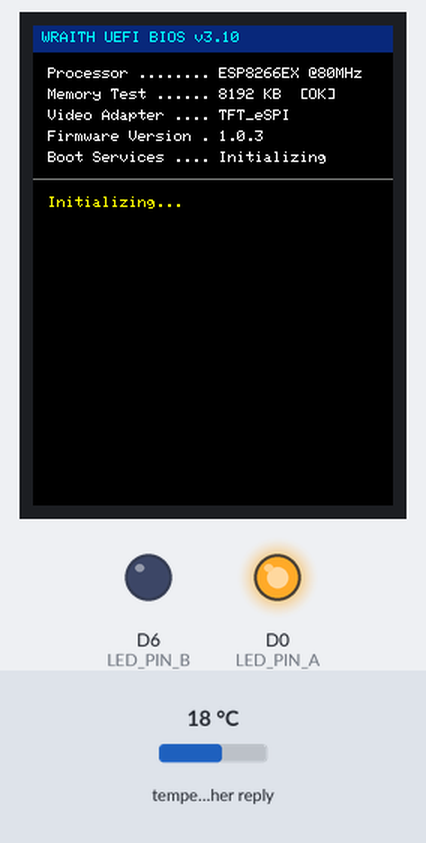
The sketch below on a simulated ESP8266 (NodeMCU). Parts: 240×320 colour display, output pins drawn as LEDs (lit = HIGH). The inputs (shaded band) are chosen by the test bench; at power-on: temperature in the weather reply 18 °C. WiFi joins after 1.5 s; servers stay silent unless stated; random numbers use the default seed unless the sketch sets one; web services answer with replies made up by the test bench.

Above: at 0.3 s.
At 2.5 s:
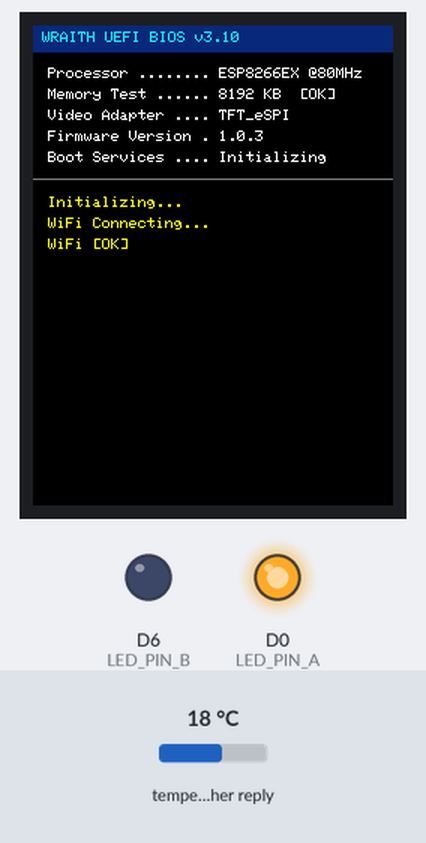
At 3.1 s:
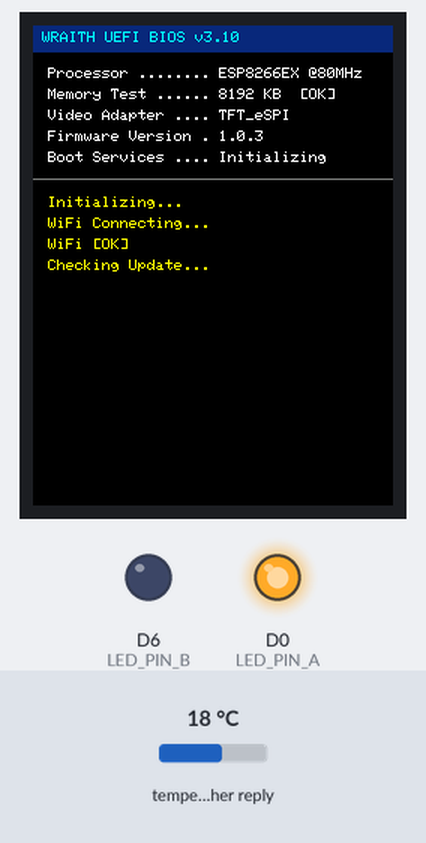
At 4.4 s:
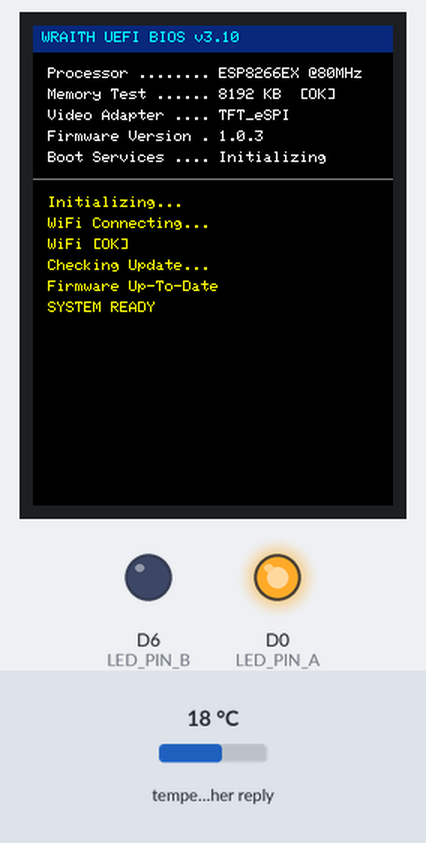
Timing chart, 0 to 6.8 s (numbered marks = the images above):
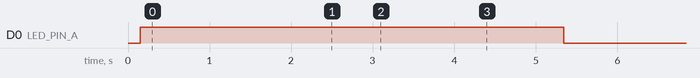

The sketch:

damla_OTA_.ino
```cpp
#include <TFT_eSPI.h>
#include <SPI.h>
#include <ESP8266WiFi.h>
#include <ESP8266HTTPClient.h>
#include <ESP8266httpUpdate.h>
#include <WiFiClientSecure.h>
#include <ArduinoJson.h>

TFT_eSPI tft = TFT_eSPI();

// -----------------------------------------------------------------------------
// WIFI AYARLARI
// -----------------------------------------------------------------------------
const char* ssid = "TP-LINK_1AB4";
const char* password = "73182207";

// -----------------------------------------------------------------------------
// OTA
// -----------------------------------------------------------------------------
const char* versionURL = "https://raw.githubusercontent.com/seyituguz/damla/main/main/version.txt";
const char* otaURL     = "https://raw.githubusercontent.com/seyituguz/damla/main/main/firmware.bin";
String currentVersion = "1.0.3";

// -----------------------------------------------------------------------------
// WEATHER API
// -----------------------------------------------------------------------------
String weatherURL = "http://api.open-meteo.com/v1/forecast?latitude=37.87&longitude=32.48&current_weather=true";
float temperature = 0;
String durum = "";
unsigned long lastWeatherUpdate = 0;
const unsigned long WEATHER_INTERVAL = 300000;

// OTA auto-update timer
unsigned long lastUpdateCheck = 0;
const unsigned long UPDATE_INTERVAL = 300000;

// -----------------------------------------------------------------------------
// CLOUD STRUCT
// -----------------------------------------------------------------------------
struct Cloud { int x, y, speed; };
Cloud clouds[] = {
  {0,80,1}, {100,110,2}, {180,130,1}
};

// -----------------------------------------------------------------------------
// STATUS LED (D0 & D6 arasina bagli iki renkli LED)
// D0 HIGH / D6 LOW  -> SARI (NORMAL CALISMA)
// D0 LOW  / D6 HIGH -> KIRMIZI (BIOS / OTA / HATA)
// -----------------------------------------------------------------------------
const int LED_PIN_A = D0; // birinci bacak
const int LED_PIN_B = D6; // ikinci bacak

void setLedNormal() {
  digitalWrite(LED_PIN_B, HIGH);
  digitalWrite(LED_PIN_A, LOW);
}

void setLedUpdate() {
  digitalWrite(LED_PIN_B, LOW);
  digitalWrite(LED_PIN_A, HIGH);
}

// -----------------------------------------------------------------------------
// CLOUD DRAW
// -----------------------------------------------------------------------------
void drawCloud(int x, int y, uint16_t color) {
  tft.fillCircle(x, y, 12, color);
  tft.fillCircle(x+10, y+5, 15, color);
  tft.fillCircle(x-10, y+5, 10, color);
  tft.fillCircle(x+20, y, 10, color);
}

// -----------------------------------------------------------------------------
// SUN
void drawSun() {
  tft.fillCircle(120,100,25,TFT_YELLOW);
  for(int i=0;i<8;i++){
    float a = i * 45 * 0.01745;
    int x2 = 120 + cos(a)*40;
    int y2 = 100 + sin(a)*40;
    tft.drawLine(120,100,x2,y2,TFT_YELLOW);
  }
}

// LIGHTNING
// -----------------------------------------------------------------------------
void drawLightning() {
  drawCloud(120, 90, TFT_WHITE);
  tft.fillTriangle(115,110, 130,150, 120,150, TFT_YELLOW);
  tft.fillTriangle(125,90, 140,130, 130,130, TFT_YELLOW);
}

// -----------------------------------------------------------------------------
// SNOW
// -----------------------------------------------------------------------------
struct Snow { int x, y, speed; };
Snow snowFall[15];

void initSnow() {
  for (int i=0;i<15;i++){
    snowFall[i].x = random(100,140);
    snowFall[i].y = random(80,140);
    snowFall[i].speed = random(1,3);
  }
}

void drawSnow() {
  drawCloud(120,90,TFT_WHITE);
  for (int i=0;i<15;i++){
    tft.fillCircle(snowFall[i].x, snowFall[i].y, 3, TFT_WHITE);
    snowFall[i].y += snowFall[i].speed;
    if(snowFall[i].y > 220){
      snowFall[i].y = random(80,120);
      snowFall[i].x = random(100,140);
    }
  }
}

// -----------------------------------------------------------------------------
// RAIN
// -----------------------------------------------------------------------------
struct Drop { int x,y,speed; };
Drop rainDrops[20];

void initRain(){
  for(int i=0;i<20;i++){
    rainDrops[i].x = random(100,140);
    rainDrops[i].y = random(80,140);
    rainDrops[i].speed = random(3,7);
  }
}

void drawRain(){
  drawCloud(120,90,TFT_WHITE);
  for(int i=0;i<20;i++){
    tft.drawLine(rainDrops[i].x, rainDrops[i].y, rainDrops[i].x, rainDrops[i].y+6, TFT_CYAN);
    rainDrops[i].y += rainDrops[i].speed;
    if(rainDrops[i].y > 220){
      rainDrops[i].y = random(80,120);
      rainDrops[i].x = random(100,140);
    }
  }
}

// -----------------------------------------------------------------------------
// SKY BACKGROUND
// -----------------------------------------------------------------------------
void drawSkyGradient() {
  for(int y=0;y<240;y++){
    uint16_t c = tft.color565(25+(y/10), 150+(y/5), 255-(y/15));
    tft.drawFastHLine(0,y,240,c);
  }
}

// -----------------------------------------------------------------------------
// CLEAR SCREEN
// -----------------------------------------------------------------------------
void screenClear() {
  tft.fillScreen(TFT_BLACK);
  tft.setTextDatum(TL_DATUM);
}

// -----------------------------------------------------------------------------
// BIOS (Yeni, gerçekçi, akışlı BIOS)
// -----------------------------------------------------------------------------
int biosLine = 10;

void biosBoot(String status){
  tft.setTextDatum(TL_DATUM);
  tft.setTextColor(TFT_WHITE);
  tft.setTextFont(1);

  if(biosLine==10){
    screenClear();

    // Üstte mavi BIOS header barı
    tft.fillRect(0,0,240,18, tft.color565(10,40,120));
    tft.setTextColor(TFT_CYAN);
    tft.drawString("WRAITH UEFI BIOS v3.10", 6, 4);

    biosLine = 28;

    // Sistem bilgileri - daha gerçekçi format
    tft.setTextColor(TFT_WHITE);
    tft.drawString("Processor ........ ESP8266EX @80MHz", 10, biosLine); biosLine+=14;
    tft.drawString("Memory Test ...... 8192 KB  [OK]", 10, biosLine); biosLine+=14;
    tft.drawString("Video Adapter .... TFT_eSPI", 10, biosLine); biosLine+=14;
    tft.drawString("Firmware Version . "+currentVersion, 10, biosLine); biosLine+=14;
    tft.drawString("Boot Services .... Initializing", 10, biosLine); biosLine+=18;

    // Ayırıcı çizgi
    tft.drawFastHLine(0, biosLine, 240, TFT_DARKGREY);
    biosLine+=12;
  }

  // Akış halinde alt satıra yazılan durum
  tft.setTextColor(TFT_YELLOW);
  tft.drawString(status, 10, biosLine);
  biosLine += 14;
}

// -----------------------------------------------------------------------------
// WEATHER FETCH
// -----------------------------------------------------------------------------
bool fetchWeather(){
  WiFiClient client;
  HTTPClient http;
  http.useHTTP10(true);
  http.setFollowRedirects(HTTPC_STRICT_FOLLOW_REDIRECTS);

  if(!http.begin(client,weatherURL)) return false;
  int code=http.GET(); if(code!=200) return false;

  DynamicJsonDocument doc(2048);
  if(deserializeJson(doc,http.getString())) return false;

  temperature = doc["current_weather"]["temperature"];
  int w = doc["current_weather"]["weathercode"];

  if (w==0) durum="Gunesli";
  else if (w<=2) durum="Parcali Bulutlu";
  else if (w==3) durum="Bulutlu";
  else if (w>=61 && w<=65) durum="Yagmurlu";
  else if (w>=71 && w<=75) durum="Karli";
  else if (w>=95) durum="Firtinali";
  else durum="Degisken";

  return true;
}

// -----------------------------------------------------------------------------
// OTA UPDATE
// -----------------------------------------------------------------------------
void checkForUpdate(){
  ESPhttpUpdate.setFollowRedirects(HTTPC_STRICT_FOLLOW_REDIRECTS);
  WiFiClientSecure client; client.setInsecure();
  HTTPClient http;

  // GitHub OTA fix — chunked encoding and TLS issues
  http.useHTTP10(true);
  http.setFollowRedirects(HTTPC_STRICT_FOLLOW_REDIRECTS);

  if(!http.begin(client, versionURL)) return;
  int code = http.GET();
  if(code != 200){ http.end(); return; }

  String newVer = http.getString();
  newVer.trim();
  http.end();

  if(newVer.length() < 3) return;
  if(newVer == currentVersion) return;

  screenClear(); tft.setTextDatum(MC_DATUM);
  tft.setTextColor(TFT_YELLOW);
  tft.drawString("Yeni surum bulundu!",120,100,2);

  ESPhttpUpdate.onProgress([](int cur,int tot){
    int pct = (cur * 100) / tot;
    tft.fillRect(40,130,160,20,TFT_BLACK);
    tft.setTextColor(TFT_CYAN);
    tft.drawString("Guncelleme %" + String(pct),120,140,2);
  });

  ESPhttpUpdate.rebootOnUpdate(false);
  t_httpUpdate_return ret = ESPhttpUpdate.update(client, otaURL, currentVersion);

  if(ret == HTTP_UPDATE_OK) ESP.restart();
}


// -----------------------------
// SETUP
// -----------------------------
void setup(){
  Serial.begin(115200);
  tft.init(); tft.setRotation(0);

  // LED pinleri
  pinMode(LED_PIN_A, OUTPUT);
  pinMode(LED_PIN_B, OUTPUT);

  // Ilk acilis: BIOS / OTA modunda kirmizi
  setLedUpdate();

  biosBoot("Initializing..."); delay(600);

  biosBoot("WiFi Connecting...");
  WiFi.begin(ssid,password);
  unsigned long t=millis();
  while(WiFi.status()!=WL_CONNECTED && millis()-t<8000) delay(200);

  biosBoot(WiFi.status()==WL_CONNECTED ? "WiFi [OK]" : "WiFi [FAILED]"); delay(600);

  if(WiFi.status()==WL_CONNECTED){
    biosBoot("Checking Update..."); delay(500);
    checkForUpdate();
  }

  biosBoot("Firmware Up-To-Date"); delay(600);
  biosBoot("SYSTEM READY"); delay(1000);

  // Artik sistem normal modda, LED sari
  setLedNormal();

  fetchWeather();

  drawSkyGradient();
  tft.setTextDatum(MC_DATUM);
  tft.setTextColor(TFT_WHITE);
  tft.drawString(durum,120,40,4);
  if(durum=="Gunesli") drawSun();
  tft.setTextColor(TFT_YELLOW);
  tft.drawString(String(temperature,1)+"°C",120,190,6);

  initRain();
  initSnow();
}

// -----------------------------
// LOOP
// -----------------------------
void loop(){
  if(millis() - lastWeatherUpdate > WEATHER_INTERVAL){
    lastWeatherUpdate = millis();
    if(fetchWeather()){
      drawSkyGradient();
      tft.setTextDatum(MC_DATUM);
      tft.setTextColor(TFT_WHITE);
      tft.drawString(durum,120,40,4);
      tft.setTextColor(TFT_YELLOW);
      tft.drawString(String(temperature,1)+"°C",120,190,6);
    }
  }

  if(millis() - lastUpdateCheck > UPDATE_INTERVAL){
    lastUpdateCheck = millis();

    // OTA kontrolü sirasinda LED kirmizi
    setLedUpdate();
    checkForUpdate();
    // OTA basarisiz ya da guncel -> tekrar normal moda don
    setLedNormal();
  }

  if(durum.indexOf("Bulut")>=0){
    for(auto &c : clouds){
      tft.fillRect(c.x-25, c.y-15, 70,40, tft.color565(100,180,255));
      c.x+=c.speed;
      if(c.x>260) c.x=-30;
      drawCloud(c.x,c.y,TFT_WHITE);
    }
  }

  if(durum=="Gunesli") drawSun();
  if(durum=="Yagmurlu") drawRain();
  if(durum=="Karli") drawSnow();
  if(durum=="Firtinali") drawLightning();

  delay(40);
}
```

Measured:
- what the display in image 1 shows lasts 0.6 s, from 2.4 s to 3.0 s
- what the display in image 2 shows lasts 0.7 s, from 3.0 s to 3.7 s
